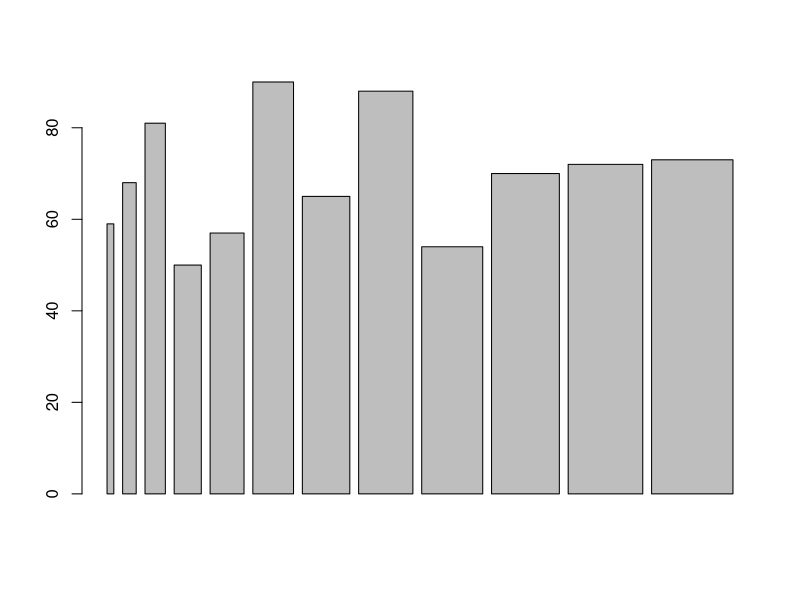
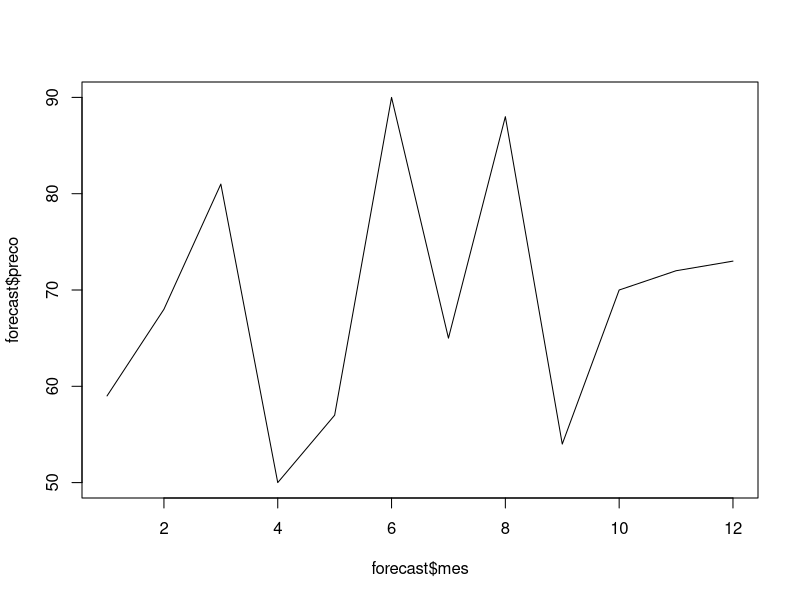

Generate these figures, in order, with R:
# meses
x <-c(1, 2, 3, 4, 5, 6, 7, 8, 9, 10)

# custo
y<- c(59, 68, 81, 50, 57, 90, 65, 88, 54, 70)

dados <- data.frame(mes=x, preco=y)

# modelo 
modelo1 <- lm(y~x)
print(modelo1)

# correlação
correlacao <- cor(y, x)

# previsao
previsao <- function(mes) {
    valor = round(mes * 0.69 + 64.4)
    return(valor)
}

# adicionando meses restantes
x <- c(x, 11, 12)

# adicionando previsões dos meses restantes
y <- c(y, previsao(11), previsao(12))

forecast <- data.frame(mes=x, preco=y)

barplot(forecast$preco, forecast$mes)
plot(x=forecast$mes, y=forecast$preco, type='l')

